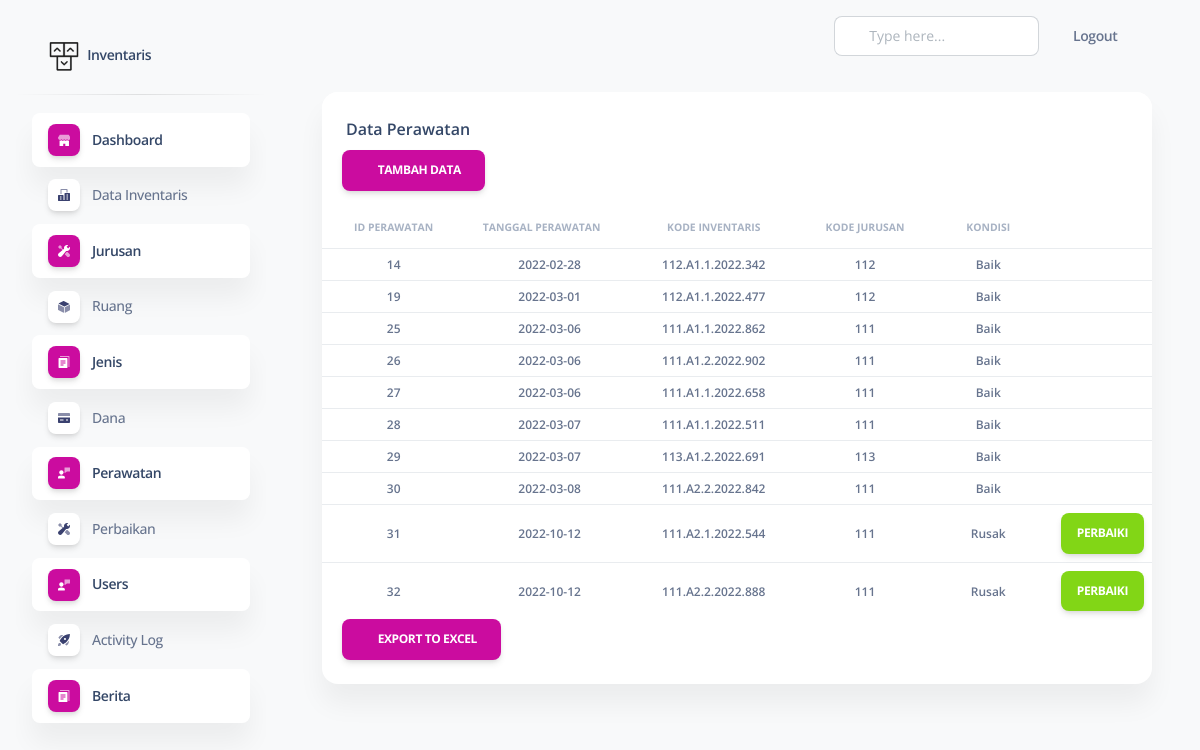
The app's page /includes/admin/index.php?page=data-per (signed in) with its own data.
### tables this page shows
CREATE TABLE `perawatan` (
  `id_perawatan` int(11) NOT NULL,
  `tanggal_perawatan` date NOT NULL,
  `id_inventaris` int(11) NOT NULL
);

CREATE TABLE `inventaris` (
  `id_inventaris` int(11) NOT NULL,
  `nama` varchar(100) NOT NULL,
  `kondisi` varchar(100) NOT NULL,
  `keterangan` varchar(100) NOT NULL,
  `nomor` int(11) NOT NULL,
  `jumlah` int(11) NOT NULL,
  `tanggal_register` date NOT NULL,
  `tahun_anggaran` int(11) NOT NULL,
  `id_dana` int(11) NOT NULL,
  `kode_inventaris` varchar(150) NOT NULL,
  `kode_jenis` varchar(100) NOT NULL,
  `id_ruang` int(11) NOT NULL,
  `id_level` int(11) NOT NULL,
  `kode_jurusan` int(11) NOT NULL,
  `berita` int(11) DEFAULT NULL
);

### includes/admin/perawatan/data_per.php (the view, shortened to what this page needs)
<!DOCTYPE html>
<html lang="en">
<head>
  <link rel="stylesheet" type="text/css" href="https://cdnjs.cloudflare.com/ajax/libs/twitter-bootstrap/5.0.1/css/bootstrap.min.css">
<link rel="stylesheet" type="text/css" href="https://cdn.datatables.net/1.11.4/css/dataTables.bootstrap5.min.css">
  <link href="../../assets/css/nucleo-icons.css" rel="stylesheet" />
  <link href="../../assets/css/nucleo-svg.css" rel="stylesheet" />
  <link href="../../assets/css/nucleo-svg.css" rel="stylesheet" />
  <link id="pagestyle" href="../../assets/css/soft-ui-dashboard.css?v=1.0.3" rel="stylesheet" />
</head>
<body class="g-sidenav-show  bg-gray-100">
    <div class="container-fluid py-4">
      <div class="row">
        <div class="col-12">
          <div class="card mb-4">
            <div class="card-header pb-0">
              <h6>Data Perawatan</h6>
            </div>
            <div style="margin-left: 20px;">
        <a href="?page=tambah-per" class="btn btn-primary">
          <i class="fa fa-edit"></i> Tambah Data</a>
      </div>
            <div class="card-body px-0 pt-0 pb-2">
              <div class="table-responsive p-0">
                <table class="table align-items-center mb-0" id="example">
                  <thead>
                    <tr align="center">
                      <th class="text-uppercase text-secondary text-xxs font-weight-bolder opacity-7">ID PERAWATAN</th>
                      <th class="text-uppercase text-secondary text-xxs font-weight-bolder opacity-7 ps-2">TANGGAL PERAWATAN</th>
                      <th class="text-center text-uppercase text-secondary text-xxs font-weight-bolder opacity-7">KODE INVENTARIS</th>
                      <th class="text-center text-uppercase text-secondary text-xxs font-weight-bolder opacity-7">KODE JURUSAN</th>
                      <th class="text-center text-uppercase text-secondary text-xxs font-weight-bolder opacity-7">KONDISI</th>
                      <th class="text-secondary opacity-7"></th>
                    </tr>
                  </thead>
                  <tbody>
<?php
    include '../../config/config.php';
    $data = mysqli_query($conn,"SELECT perawatan.*,inventaris.kode_inventaris,inventaris.kode_jurusan,inventaris.kondisi FROM perawatan INNER JOIN inventaris ON inventaris.id_inventaris = perawatan.id_inventaris ");
    while($d = mysqli_fetch_array($data)){
      ?>
                    <tr>
                       <td align="center">
                        <p class="text-xs font-weight-bold mb-0"><?php echo $d['id_perawatan']; ?></p>
                      </td>
                      <td align="center">
                        <p class="text-xs font-weight-bold mb-0"><?php echo $d['tanggal_perawatan']; ?></p>
                        </td>
                    <td align="center">
                        <p class="text-xs font-weight-bold mb-0"><?php echo $d['kode_inventaris']; ?></p>
                       </td>
                    <td align="center">
                        <p class="text-xs font-weight-bold mb-0"><?php echo $d['kode_jurusan']; ?></p>
                       </td>
                    <td align="center">
                        <p class="text-xs font-weight-bold mb-0"><?php echo $d['kondisi']; ?></p>
                       </td>
                      <td class="align-middle" style="">
                         <div class="ms-auto text-end">
                 <?php
if ( $d['kondisi'] == "Rusak") {
 ?>
   <a class="btn bg-success px-3 mb-0 text-white" href="?page=tambah-perb&kode=<?php echo $d['id_perawatan'];?>&kod=<?php echo $d['id_inventaris'];?>">Perbaiki</a> <?php
}
?>
                      </td>
                    </tr>
                      <?php
    }
    ?>
                  </tbody>
                </table>
                 <div style="margin-left: 20px;">
                 <a href="perawatan/exportt.php"  class="btn btn-primary" style="margin-top:8 px"><i class="fa fa-print"></i> Export To Excel</a>
               </div>
              </div>
            </div>
          </div>
        </div>
      </div>
    </div>
  </main>
</body>
</html>

### records on screen
perawatan: id_perawatan "14", tanggal_perawatan "2022-02-28", id_inventaris.kode_inventaris "112.A1.1.2022.342", id_inventaris.kode_jurusan "112", id_inventaris.kondisi "Baik"
perawatan: id_perawatan "19", tanggal_perawatan "2022-03-01", id_inventaris.kode_inventaris "112.A1.1.2022.477", id_inventaris.kode_jurusan "112", id_inventaris.kondisi "Baik"
perawatan: id_perawatan "25", tanggal_perawatan "2022-03-06", id_inventaris.kode_inventaris "111.A1.1.2022.862", id_inventaris.kode_jurusan "111", id_inventaris.kondisi "Baik"
perawatan: id_perawatan "26", tanggal_perawatan "2022-03-06", id_inventaris.kode_inventaris "111.A1.2.2022.902", id_inventaris.kode_jurusan "111", id_inventaris.kondisi "Baik"
perawatan: id_perawatan "27", tanggal_perawatan "2022-03-06", id_inventaris.kode_inventaris "111.A1.1.2022.658", id_inventaris.kode_jurusan "111", id_inventaris.kondisi "Baik"
perawatan: id_perawatan "28", tanggal_perawatan "2022-03-07", id_inventaris.kode_inventaris "111.A1.1.2022.511", id_inventaris.kode_jurusan "111", id_inventaris.kondisi "Baik"
perawatan: id_perawatan "29", tanggal_perawatan "2022-03-07", id_inventaris.kode_inventaris "113.A1.2.2022.691", id_inventaris.kode_jurusan "113", id_inventaris.kondisi "Baik"
perawatan: id_perawatan "30", tanggal_perawatan "2022-03-08", id_inventaris.kode_inventaris "111.A2.2.2022.842", id_inventaris.kode_jurusan "111", id_inventaris.kondisi "Baik"
perawatan: id_perawatan "31", tanggal_perawatan "2022-10-12", id_inventaris.kode_inventaris "111.A2.1.2022.544", id_inventaris.kode_jurusan "111", id_inventaris.kondisi "Rusak"
perawatan: id_perawatan "32", tanggal_perawatan "2022-10-12", id_inventaris.kode_inventaris "111.A2.2.2022.888", id_inventaris.kode_jurusan "111", id_inventaris.kondisi "Rusak"
